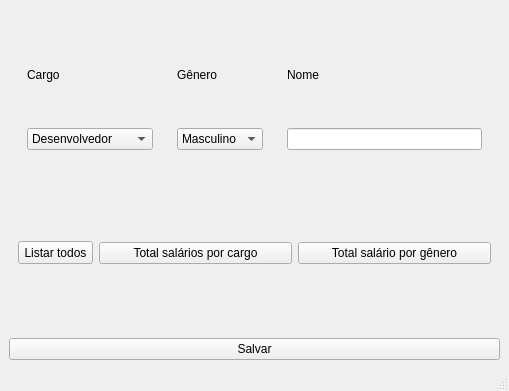
<?xml version="1.0" encoding="UTF-8"?>
<ui version="4.0">
 <class>MainWindow</class>
 <widget class="QMainWindow" name="MainWindow">
  <property name="geometry">
   <rect>
    <x>0</x>
    <y>0</y>
    <width>509</width>
    <height>391</height>
   </rect>
  </property>
  <property name="windowTitle">
   <string>MainWindow</string>
  </property>
  <widget class="QWidget" name="centralwidget">
   <layout class="QVBoxLayout" name="verticalLayout_4">
    <item>
     <widget class="QWidget" name="widget_5" native="true">
      <layout class="QHBoxLayout" name="horizontalLayout_2">
       <item>
        <widget class="QWidget" name="widget" native="true">
         <layout class="QVBoxLayout" name="verticalLayout">
          <item>
           <widget class="QLabel" name="label_2">
            <property name="text">
             <string>Cargo</string>
            </property>
           </widget>
          </item>
          <item>
           <widget class="QComboBox" name="comboBox">
            <property name="minimumSize">
             <size>
              <width>69</width>
              <height>0</height>
             </size>
            </property>
            <item>
             <property name="text">
              <string>Desenvolvedor</string>
             </property>
            </item>
            <item>
             <property name="text">
              <string>Design</string>
             </property>
            </item>
            <item>
             <property name="text">
              <string>Analista de testes</string>
             </property>
            </item>
           </widget>
          </item>
         </layout>
        </widget>
       </item>
       <item>
        <widget class="QWidget" name="widget_2" native="true">
         <layout class="QVBoxLayout" name="verticalLayout_2">
          <item>
           <widget class="QLabel" name="label">
            <property name="text">
             <string>Gênero</string>
            </property>
           </widget>
          </item>
          <item>
           <widget class="QComboBox" name="comboBox_2">
            <property name="minimumSize">
             <size>
              <width>69</width>
              <height>0</height>
             </size>
            </property>
            <item>
             <property name="text">
              <string>Masculino</string>
             </property>
            </item>
            <item>
             <property name="text">
              <string>Feminino</string>
             </property>
            </item>
           </widget>
          </item>
         </layout>
        </widget>
       </item>
       <item>
        <widget class="QWidget" name="widget_4" native="true">
         <layout class="QVBoxLayout" name="verticalLayout_3">
          <item>
           <widget class="QLabel" name="label_3">
            <property name="text">
             <string>Nome</string>
            </property>
           </widget>
          </item>
          <item>
           <widget class="QLineEdit" name="lineEdit"/>
          </item>
         </layout>
        </widget>
       </item>
      </layout>
     </widget>
    </item>
    <item>
     <widget class="QWidget" name="widget_3" native="true">
      <layout class="QHBoxLayout" name="horizontalLayout">
       <item>
        <widget class="QPushButton" name="pushButton_2">
         <property name="minimumSize">
          <size>
           <width>75</width>
           <height>23</height>
          </size>
         </property>
         <property name="maximumSize">
          <size>
           <width>75</width>
           <height>16777215</height>
          </size>
         </property>
         <property name="text">
          <string>Listar todos</string>
         </property>
        </widget>
       </item>
       <item>
        <widget class="QPushButton" name="pushButton_4">
         <property name="text">
          <string>Total salários por cargo</string>
         </property>
        </widget>
       </item>
       <item>
        <widget class="QPushButton" name="pushButton_3">
         <property name="text">
          <string>Total salário por gênero</string>
         </property>
        </widget>
       </item>
      </layout>
     </widget>
    </item>
    <item>
     <widget class="QPushButton" name="pushButton">
      <property name="minimumSize">
       <size>
        <width>75</width>
        <height>0</height>
       </size>
      </property>
      <property name="text">
       <string>Salvar</string>
      </property>
     </widget>
    </item>
   </layout>
  </widget>
  <widget class="QMenuBar" name="menubar">
   <property name="geometry">
    <rect>
     <x>0</x>
     <y>0</y>
     <width>509</width>
     <height>21</height>
    </rect>
   </property>
  </widget>
  <widget class="QStatusBar" name="statusbar"/>
 </widget>
 <resources/>
 <connections/>
</ui>
